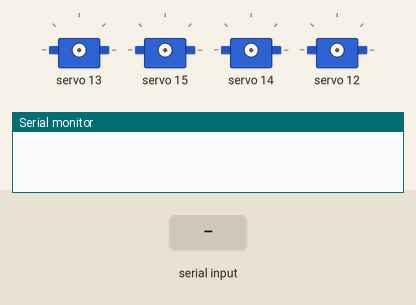
Recording of a sketch running on a simulated Arduino Uno, built with avr-gcc and run on an emulated ATmega328P. On the bench: 4 × servo, the last lines printed to the serial monitor. Inputs (shaded band) come from the test bench.

Above: at 1.2 s.
1.3 s: "w90\n" received over Serial
3.8 s: "s90\n" received over Serial
At 8.0 s:
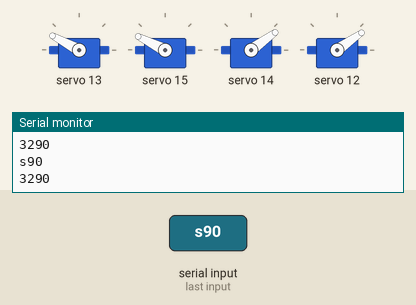
Timing chart, 0 to 9.5 s (numbered marks = the images above; inputs shaded):
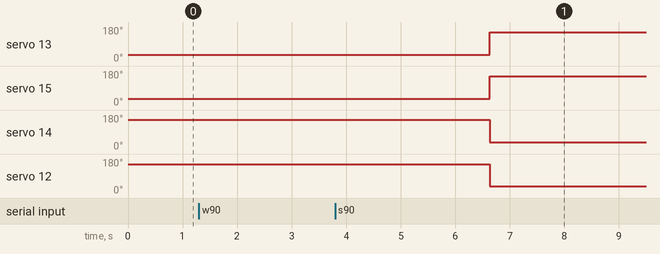

Measured:
- after the input at 3.8 s, servo 13: 34° → 152° after 2.8 s; servo 15: 34° → 153° after 2.8 s; servo 14: 155° → 36° after 2.8 s; servo 12: 153° → 35° after 2.8 s

The sketch:

navigation.ino
```cpp
#include <Wire.h>
#include <Adafruit_PWMServoDriver.h>

Adafruit_PWMServoDriver pwm = Adafruit_PWMServoDriver();

const uint8_t servoGripper = 0;
const uint8_t servoValve = 3;

const uint8_t servoFL = 12;
const uint8_t servoFR = 13;
const uint8_t servoBL = 14;
const uint8_t servoBR = 15;

/*
   Front left
   Min: 2 (backward)
   Mid: 372 (371-373)
   Max: ~1200 (forward)

   Front right
   Min: 2 (forward)
   Mid: 370 (368-371)
   Max: ~1500 (backward)

   Back left
   Min: 2 (backward)
   Mid: 376 (375-378)
   Max: ~1600 (forward)

   Back right
   Min: 2 (forward)
   Mid: 371 (369-373)
   Max: ~1700 (backward)
*/

const int midPointFL = 372;
const int midPointFR = 370;
const int midPointBL = 376;
const int midPointBR = 371;

String message = " ";
char initial = ' ';
int testedValue = 0;
int neutralSpeed = 150;

/*
   with neutralSpeed=150
   linearSpeed ~ 25 cm/s
   angularSpeed ~ 126 °/s
*/

float linearSpeed = 25.0;
float angularSpeed = 126.0;

void setup() {
  Serial.begin(9600);

  pwm.begin();
  pwm.setPWMFreq(60);

  pwm.setPWM(servoFL, 0, 0);
  pwm.setPWM(servoFR, 0, 0);
  pwm.setPWM(servoBL, 0, 0);
  pwm.setPWM(servoBR, 0, 0);
}

void loop() {
  if (Serial.available() > 0) {
    message = Serial.readString();
    initial = message.charAt(0);
    Serial.println(message);
    switch (initial) {
      case 'w':
        moveForward(getNumber(message));
        break;
      case 's':
        moveBackward(getNumber(message));
        break;
      case 'a':
        rotateCounterclockwise(getNumber(message));
        break;
      case 'd':
        rotateClockwise(getNumber(message));
        break;
      case 'e':
        stopAll();
        break;
    }
    initial = ' ';
    delay(10);
  }
}

int getNumber(String someString) {
  String numberString = someString.substring(1, someString.length());
  int number = numberString.toInt();
  return number;
}

void moveForward(int distanceToMove) {
  float correctedDistance;
  if(distanceToMove>3){
    correctedDistance = (float(distanceToMove)-3.8)/1.048;
  }
  else{
    correctedDistance=float(distanceToMove);
  }
  int requiredTime = int(1000 * correctedDistance / linearSpeed);
  Serial.println(requiredTime);
  pwm.setPWM(servoFR, 0, midPointFR - neutralSpeed);
  pwm.setPWM(servoBR, 0, midPointBR - neutralSpeed);
  pwm.setPWM(servoBL, 0, midPointBL + neutralSpeed);
  pwm.setPWM(servoFL, 0, midPointFL + neutralSpeed);
  delay(requiredTime);
  stopAll();
}

void moveBackward(int distanceToMove) {
  float correctedDistance;
  if(distanceToMove>3){
    correctedDistance = (float(distanceToMove)-3.8)/1.048;
  }
  else{
    correctedDistance=float(distanceToMove);
  }
  int requiredTime = int(1000 * correctedDistance / linearSpeed);
  Serial.println(requiredTime);  stopAll();
  pwm.setPWM(servoFR, 0, midPointFR + neutralSpeed);
  pwm.setPWM(servoBR, 0, midPointBR + neutralSpeed);
  pwm.setPWM(servoBL, 0, midPointBL - neutralSpeed);
  pwm.setPWM(servoFL, 0, midPointFL - neutralSpeed);
  delay(requiredTime);
  stopAll();
}

void rotateClockwise(int degreesToRotate) {
  float correctedDistance;
  if(degreesToRotate>20){
    correctedDistance = (float(degreesToRotate)-20.52)/0.9691;
  }
  else{
    correctedDistance=float(degreesToRotate);
  }
  int requiredTime = int(1000 * correctedDistance / angularSpeed);
  Serial.println(requiredTime);
  pwm.setPWM(servoFR, 0, midPointFR + neutralSpeed);
  pwm.setPWM(servoBR, 0, midPointBR + neutralSpeed);
  pwm.setPWM(servoBL, 0, midPointBL + neutralSpeed);
  pwm.setPWM(servoFL, 0, midPointFL + neutralSpeed);
  delay(requiredTime);
  stopAll();
}

//For some reason, it moves faster counterclockwise
void rotateCounterclockwise(int degreesToRotate) {
  float correctedDistance;
  if(degreesToRotate>20){
    correctedDistance = float(degreesToRotate)-20.52;
  }
  else{
    correctedDistance=float(degreesToRotate);
  }
  int requiredTime = int(1000 * correctedDistance / angularSpeed);
  Serial.println(requiredTime);
  pwm.setPWM(servoFR, 0, midPointFR - neutralSpeed);
  pwm.setPWM(servoBR, 0, midPointBR - neutralSpeed);
  pwm.setPWM(servoBL, 0, midPointBL - neutralSpeed);
  pwm.setPWM(servoFL, 0, midPointFL - neutralSpeed);
  delay(requiredTime);
  stopAll();
}

void stopAll() {
  pwm.setPWM(servoFR, 0, 0);
  pwm.setPWM(servoBR, 0, 0);
  pwm.setPWM(servoBL, 0, 0);
  pwm.setPWM(servoFL, 0, 0);
  delay(10);
}
```
